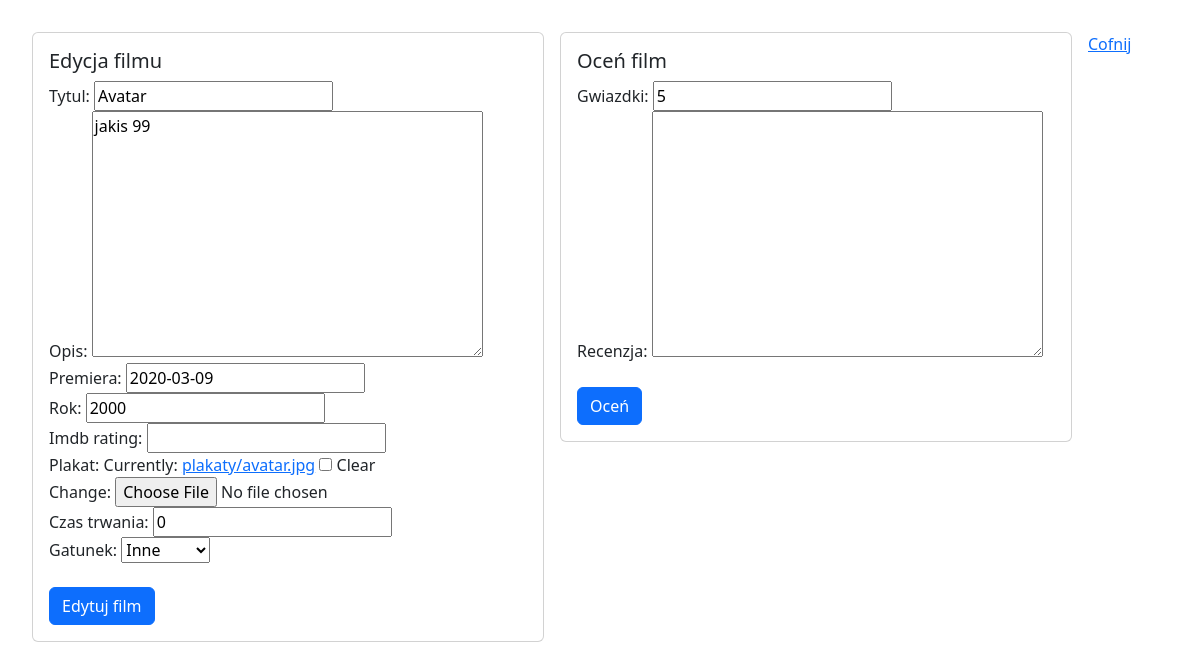
/filmy/edytuj/6/ (signed in), run on an earlier commit of the app's database.
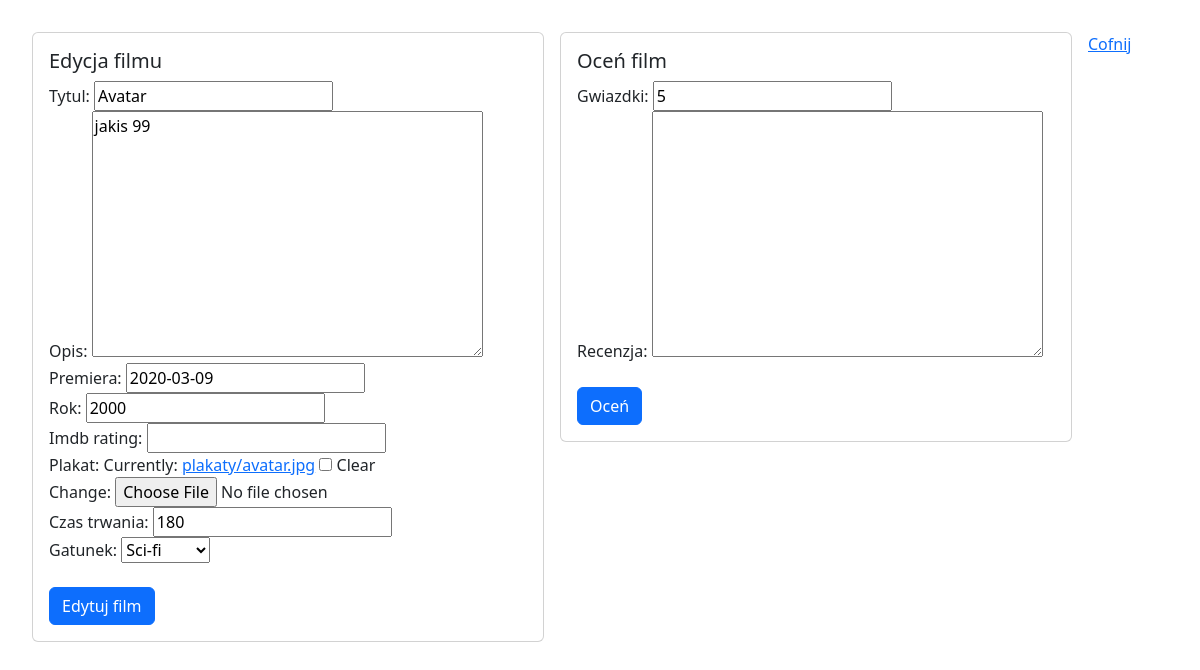
And on a later commit of the database.
### filmyweb/models.py (models this page shows)
class DodatkoweInfo(models.Model):
    GATUNEK = {
        (0, 'Inne'),
        (1, 'Horror'),
        (2, 'Komedia'),
        (3, 'Sci-fi'),
        (4, 'Dramat'),
    }
    czas_trwania = models.PositiveSmallIntegerField(default=0)
    gatunek = models.PositiveSmallIntegerField(default=0, choices=GATUNEK)

### filmyweb/views.py (the view)
# urls.py: path('edytuj/<int:id>/', edytuj_film, name='edit_film'),
@login_required
def edytuj_film(request, id):
    film = get_object_or_404(Film, pk=id)
    oceny = Ocena.objects.filter(film=film)
    try:
        dodatkowe = DodatkoweInfo.objects.get(film=film.id)
    except DodatkoweInfo.DoesNotExist:
        dodatkowe = None
    form_film = FilmForm(request.POST or None, request.FILES or None, instance=film)
    form_dodatkowe = DodatkoweInfoForm(request.POST or None, instance=dodatkowe)
    form_ocena = OcenaForm(request.POST or None)
    if request.method == 'POST':
        if 'gwiazdki' in request.POST:
            ocena = form_ocena.save(commit=False)
            ocena.film = film
            ocena.save()
            return redirect(wszystkie_filmy)
    if all((form_film.is_valid(), form_dodatkowe.is_valid())):
        film = form_film.save(commit=False)
        dodatkowe = form_dodatkowe.save()
        film.dodatkowe = dodatkowe
        film.save()
        return redirect(wszystkie_filmy)
    return render(request, 'film_form.html', {'form': form_film, 'form_dodatkowe': form_dodatkowe,
                                              'oceny': oceny, 'form_ocena': form_ocena, 'nowy': False})

### filmyweb/forms.py
class FilmForm(ModelForm):
    class Meta:
        model = Film
        fields = ['tytul', 'opis', 'premiera', 'rok', 'imdb_rating', 'plakat']

class DodatkoweInfoForm(ModelForm):
    class Meta:
        model = DodatkoweInfo
        fields = ['czas_trwania', 'gatunek']

### templates/film_form.html (shortened to what this page needs)
{% extends 'glowny.html' %}
{% load bootstrap %}
{% block strona %}
    <div class="card" style="width: 32rem; float: left; margin-right: 1rem;">
      <div class="card-body">
      {% if nowy %}
        <h5 class="card-title">Nowy film</h5>
      {% else %}
        <h5 class="card-title">Edycja filmu</h5>
      {% endif %}
          <form method="post" enctype="multipart/form-data">
                {{ form|bootstrap }}
                {{ form_dodatkowe|bootstrap }}
          <br>
              {% if nowy %}
                <button type="submit" class="btn btn-primary">Nowy film</button>
              {% else %}
                <button type="submit" class="btn btn-primary">Edytuj film</button>
              {% endif %}
          </form>
      </div>
    </div>
     <div class="card" style="width: 32rem; float: left; margin-right: 1rem;">
      <div class="card-body">
        <h5 class="card-title">Oceń film</h5>
          <form method="post" enctype="multipart/form-data">
                {{ form_ocena|bootstrap }}
          <br>
                <button type="submit" class="btn btn-primary">Oceń</button>
          </form>
      </div>
    </div>
    <a href="{% url 'wszystkie' %}">Cofnij</a>
{% endblock %}

What changed in the data, as far as the page shows it:
added DodatkoweInfo: czas_trwania "180", gatunek "Sci-fi"
Also different on the page:
form field czas_trwania: "0" → (not shown)
form field gatunek: "Inne" → (not shown)
